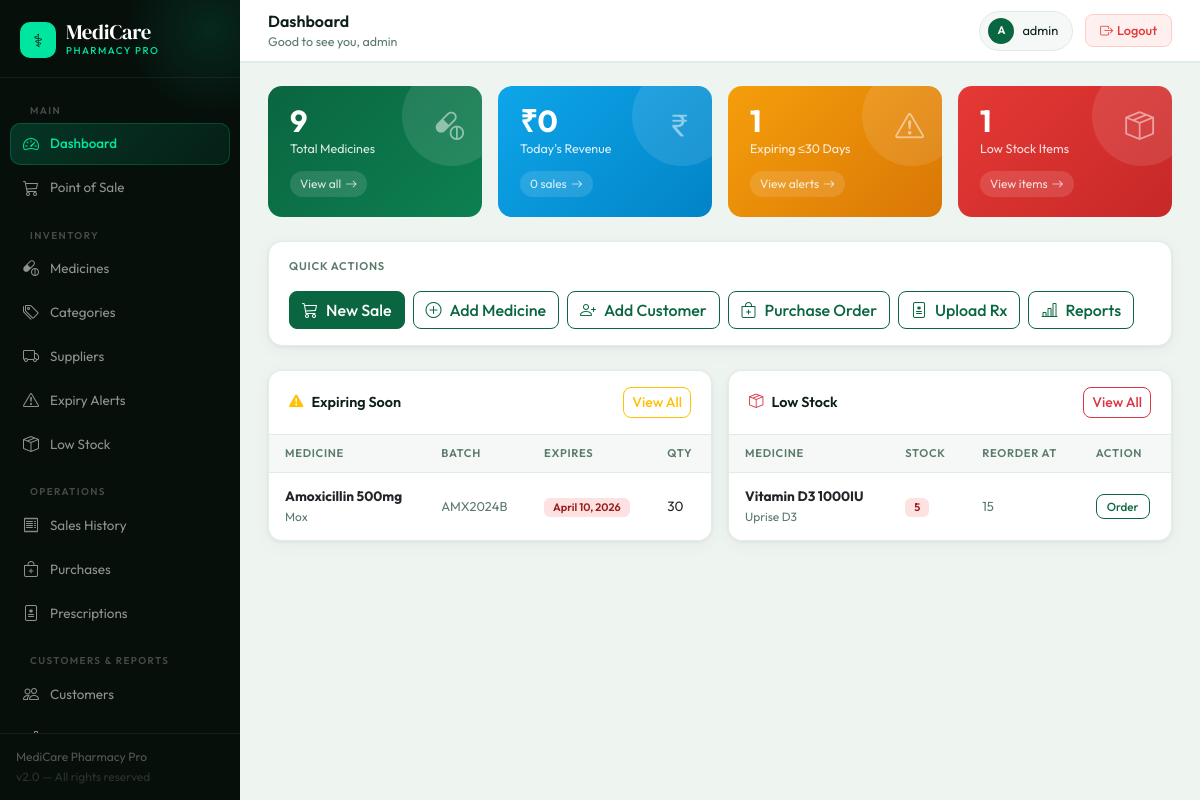
The app's page / (signed in) with its own data.
### inventory/models.py (models this page shows, shortened)
class Batch(models.Model):
    medicine = models.ForeignKey(Medicine, on_delete=models.CASCADE, related_name='batches')
    batch_number = models.CharField(max_length=100)
    expiry_date = models.DateField()
    manufacture_date = models.DateField(null=True, blank=True)
    quantity = models.PositiveIntegerField(default=0)
    purchase_price = models.DecimalField(max_digits=10, decimal_places=2)
    selling_price = models.DecimalField(max_digits=10, decimal_places=2)
    mrp = models.DecimalField(max_digits=10, decimal_places=2)
    gst_rate = models.DecimalField(max_digits=5, decimal_places=2, default=12)
    is_active = models.BooleanField(default=True)
    created_at = models.DateTimeField(auto_now_add=True)
    class Meta:
        ordering = ['expiry_date']

class Medicine(models.Model):
    UNIT_CHOICES = [('strip','Strip'),('box','Box'),('piece','Piece'),('bottle','Bottle'),('vial','Vial'),('tube','Tube'),('sachet','Sachet')]
    SCHEDULE_CHOICES = [('OTC','OTC'),('H','Schedule H'),('H1','Schedule H1'),('X','Schedule X'),('G','Schedule G')]
    FORM_CHOICES = [('tablet','Tablet'),('capsule','Capsule'),('syrup','Syrup'),('injection','Injection'),('drops','Drops'),('ointment','Ointment'),('cream','Cream'),('powder','Powder'),('inhaler','Inhaler'),('other','Other')]
    name = models.CharField(max_length=200)
    brand = models.CharField(max_length=200)
    generic_name = models.CharField(max_length=200, blank=True)
    category = models.ForeignKey(Category, on_delete=models.SET_NULL, null=True, related_name='medicines')
    form = models.CharField(max_length=20, choices=FORM_CHOICES, default='tablet')
    strength = models.CharField(max_length=50, blank=True, help_text='e.g. 500mg, 10ml')
    unit = models.CharField(max_length=20, choices=UNIT_CHOICES, default='strip')
    hsn_code = models.CharField(max_length=20, blank=True)
    barcode = models.CharField(max_length=100, blank=True, unique=True, null=True)
    schedule = models.CharField(max_length=5, choices=SCHEDULE_CHOICES, default='OTC')
    prescription_required = models.BooleanField(default=False)
    default_supplier = models.ForeignKey(Supplier, on_delete=models.SET_NULL, null=True, blank=True)
    reorder_level = models.PositiveIntegerField(default=10)
    rack_location = models.CharField(max_length=50, blank=True)
    is_active = models.BooleanField(default=True)
    created_at = models.DateTimeField(auto_now_add=True)
    class Meta:
        ordering = ['-created_at']
    @property
    def total_stock(self):
        return sum(b.quantity for b in self.batches.filter(quantity__gt=0, is_active=True))
    @property
    def is_low_stock(self):
        return self.total_stock <= self.reorder_level

### inventory/views.py (the view)
# urls.py: path('', dashboard, name='dashboard'),
@login_required
def dashboard(request):
    from sales.models import Sale
    today = timezone.now().date()
    medicines = Medicine.objects.filter(is_active=True)
    batches = Batch.objects.filter(is_active=True, quantity__gt=0)
    low_stock = [m for m in medicines if m.is_low_stock]
    expiring_30 = batches.filter(expiry_date__lte=today + timedelta(days=30), expiry_date__gte=today)
    expired = batches.filter(expiry_date__lt=today)
    today_sales = Sale.objects.filter(sale_date__date=today, status='completed')
    today_revenue = today_sales.aggregate(total=Sum('total_amount'))['total'] or 0
    context = {
        'total_medicines': medicines.count(),
        'low_stock_count': len(low_stock),
        'expiring_30_count': expiring_30.count(),
        'expired_count': expired.count(),
        'today_revenue': today_revenue,
        'today_sales_count': today_sales.count(),
        'low_stock_items': low_stock[:10],
        'expiring_soon': expiring_30[:10],
    }
    return render(request, 'inventory/dashboard.html', context)

### templates/inventory/dashboard.html (shortened to what this page needs)
{% extends 'base.html' %}
{% block page_title %}Dashboard{% endblock %}
{% block breadcrumb %}Good to see you, {{ user.get_full_name|default:user.username }}{% endblock %}
{% block content %}
<div class="row g-3 mb-4">
  <div class="col-sm-6 col-xl-3">
    <div class="stat-card" style="background:linear-gradient(135deg,#0a6640,#0d8050);">
      <i class="bi bi-capsule-pill stat-icon"></i>
      <div><div class="stat-val">{{ total_medicines }}</div><div class="stat-lbl">Total Medicines</div></div>
      <a href="{% url 'medicine_list' %}" class="stat-link">View all <i class="bi bi-arrow-right"></i></a>
    </div>
  </div>
  <div class="col-sm-6 col-xl-3">
    <div class="stat-card" style="background:linear-gradient(135deg,#0ea5e9,#0284c7);">
      <i class="bi bi-currency-rupee stat-icon"></i>
      <div><div class="stat-val">₹{{ today_revenue|floatformat:0 }}</div><div class="stat-lbl">Today's Revenue</div></div>
      <a href="{% url 'sale_list' %}" class="stat-link">{{ today_sales_count }} sales <i class="bi bi-arrow-right"></i></a>
    </div>
  </div>
  <div class="col-sm-6 col-xl-3">
    <div class="stat-card" style="background:linear-gradient(135deg,#f59e0b,#d97706);">
      <i class="bi bi-exclamation-triangle stat-icon"></i>
      <div><div class="stat-val">{{ expiring_30_count }}</div><div class="stat-lbl">Expiring ≤30 Days</div></div>
      <a href="{% url 'expiry_alerts' %}" class="stat-link">View alerts <i class="bi bi-arrow-right"></i></a>
    </div>
  </div>
  <div class="col-sm-6 col-xl-3">
    <div class="stat-card" style="background:linear-gradient(135deg,#e53935,#c62828);">
      <i class="bi bi-box-seam stat-icon"></i>
      <div><div class="stat-val">{{ low_stock_count }}</div><div class="stat-lbl">Low Stock Items</div></div>
      <a href="{% url 'low_stock_list' %}" class="stat-link">View items <i class="bi bi-arrow-right"></i></a>
    </div>
  </div>
</div>
<div class="card mb-4">
  <div class="card-body py-3">
    <div class="section-title mb-3">Quick Actions</div>
    <div class="d-flex flex-wrap gap-2">
      <a href="{% url 'pos' %}" class="btn btn-primary"><i class="bi bi-cart3 me-2"></i>New Sale</a>
      <a href="{% url 'medicine_add' %}" class="btn btn-outline-primary"><i class="bi bi-plus-circle me-2"></i>Add Medicine</a>
      <a href="{% url 'customer_add' %}" class="btn btn-outline-primary"><i class="bi bi-person-plus me-2"></i>Add Customer</a>
      <a href="{% url 'po_create' %}" class="btn btn-outline-primary"><i class="bi bi-bag-plus me-2"></i>Purchase Order</a>
      <a href="{% url 'prescription_add' %}" class="btn btn-outline-primary"><i class="bi bi-file-medical me-2"></i>Upload Rx</a>
      <a href="{% url 'analytics_dashboard' %}" class="btn btn-outline-primary"><i class="bi bi-bar-chart-line me-2"></i>Reports</a>
    </div>
  </div>
</div>
<div class="row g-3">
  <div class="col-md-6">
    <div class="card h-100">
      <div class="card-header">
        <span><i class="bi bi-exclamation-triangle-fill text-warning me-2"></i>Expiring Soon</span>
        <a href="{% url 'expiry_alerts' %}" class="btn btn-sm btn-outline-warning">View All</a>
      </div>
      <div class="table-responsive">
        <table class="table mb-0">
          <thead><tr><th>Medicine</th><th>Batch</th><th>Expires</th><th>Qty</th></tr></thead>
          <tbody>
          {% for b in expiring_soon %}
          <tr>
            <td><strong class="d-block" style="font-size:.85rem;">{{ b.medicine.name }}</strong><span style="font-size:.75rem;color:var(--text-muted);">{{ b.medicine.brand }}</span></td>
            <td style="font-size:.8rem;color:var(--text-muted);">{{ b.batch_number }}</td>
            <td><span class="badge" style="background:#fee2e2;color:#991b1b;">{{ b.expiry_date }}</span></td>
            <td style="font-size:.85rem;">{{ b.quantity }}</td>
          </tr>
          {% empty %}
          <tr><td colspan="4" class="text-center py-4" style="color:var(--text-muted);font-size:.85rem;"><i class="bi bi-check-circle-fill text-success me-1"></i>No medicines expiring in 30 days</td></tr>
          {% endfor %}
          </tbody>
        </table>
      </div>
    </div>
  </div>
  <div class="col-md-6">
    <div class="card h-100">
      <div class="card-header">
        <span><i class="bi bi-box-seam text-danger me-2"></i>Low Stock</span>
        <a href="{% url 'low_stock_list' %}" class="btn btn-sm btn-outline-danger">View All</a>
      </div>
      <div class="table-responsive">
        <table class="table mb-0">
          <thead><tr><th>Medicine</th><th>Stock</th><th>Reorder At</th><th>Action</th></tr></thead>
          <tbody>
          {% for m in low_stock_items %}
          <tr>
            <td><strong class="d-block" style="font-size:.85rem;">{{ m.name }}</strong><span style="font-size:.75rem;color:var(--text-muted);">{{ m.brand }}</span></td>
            <td><span class="badge" style="background:#fee2e2;color:#991b1b;">{{ m.total_stock }}</span></td>
            <td style="font-size:.82rem;color:var(--text-muted);">{{ m.reorder_level }}</td>
            <td><a href="{% url 'po_create' %}" class="btn btn-sm btn-outline-primary" style="font-size:.73rem;padding:3px 10px;">Order</a></td>
          </tr>
          {% empty %}
          <tr><td colspan="4" class="text-center py-4" style="color:var(--text-muted);font-size:.85rem;"><i class="bi bi-check-circle-fill text-success me-1"></i>All stocks are adequate</td></tr>
          {% endfor %}
          </tbody>
        </table>
      </div>
    </div>
  </div>
</div>
{% endblock %}

### templates/base.html (shortened to what this page needs)
<!DOCTYPE html>
<html lang="en">
<head>
<link href="https://cdn.jsdelivr.net/npm/bootstrap@5.3.0/dist/css/bootstrap.min.css" rel="stylesheet">
<link href="https://cdn.jsdelivr.net/npm/bootstrap-icons@1.11.0/font/bootstrap-icons.css" rel="stylesheet">
</head>
<body>
{% if user.is_authenticated %}
<aside class="sidebar">
  <div class="sb-brand">
    <div class="logo-wrap">
      <div class="logo-icon">⚕</div>
      <div>
        <div class="logo-text">MediCare</div>
        <div class="logo-sub">Pharmacy Pro</div>
      </div>
    </div>
  </div>
  <nav class="sb-nav">
    <div class="sb-section">Main</div>
    <a href="/" class="sb-link {% if request.path == '/' %}active{% endif %}">
      <i class="bi bi-speedometer2"></i> Dashboard
    </a>
    <a href="{% url 'pos' %}" class="sb-link {% if '/sales/pos' in request.path %}active{% endif %}">
      <i class="bi bi-cart3"></i> Point of Sale
    </a>
    <div class="sb-section">Inventory</div>
    <a href="{% url 'medicine_list' %}" class="sb-link ">
      <i class="bi bi-capsule-pill"></i> Medicines
    </a>
    <a href="{% url 'category_list' %}" class="sb-link {% if 'categor' in request.path %}active{% endif %}">
      <i class="bi bi-tags"></i> Categories
    </a>
    <a href="{% url 'supplier_list' %}" class="sb-link {% if 'supplier' in request.path %}active{% endif %}">
      <i class="bi bi-truck"></i> Suppliers
    </a>
    <a href="{% url 'expiry_alerts' %}" class="sb-link {% if 'expiry' in request.path %}active{% endif %}">
      <i class="bi bi-exclamation-triangle"></i> Expiry Alerts
    </a>
    <a href="{% url 'low_stock_list' %}" class="sb-link {% if 'low-stock' in request.path %}active{% endif %}">
      <i class="bi bi-box-seam"></i> Low Stock
    </a>
    <div class="sb-section">Operations</div>
    <a href="{% url 'sale_list' %}" class="sb-link {% if '/sales/' in request.path and 'pos' not in request.path %}active{% endif %}">
      <i class="bi bi-receipt"></i> Sales History
    </a>
    <a href="{% url 'po_list' %}" class="sb-link {% if '/purchase' in request.path %}active{% endif %}">
      <i class="bi bi-bag-plus"></i> Purchases
    </a>
    <a href="{% url 'prescription_list' %}" class="sb-link {% if '/prescriptions' in request.path %}active{% endif %}">
      <i class="bi bi-file-medical"></i> Prescriptions
    </a>
    <div class="sb-section">Customers & Reports</div>
    <a href="{% url 'customer_list' %}" class="sb-link {% if '/customers' in request.path %}active{% endif %}">
      <i class="bi bi-people"></i> Customers
    </a>
    <a href="{% url 'analytics_dashboard' %}" class="sb-link {% if '/analytics' in request.path and 'gst' not in request.path and 'profit' not in request.path %}active{% endif %}">
      <i class="bi bi-bar-chart-line"></i> Analytics
    </a>
  </nav>
  <div class="sb-footer">
    <div>MediCare Pharmacy Pro</div>
    <div style="color:rgba(255,255,255,.15);margin-top:2px;">v2.0 — All rights reserved</div>
  </div>
</aside>
<div class="main">
  <header class="topbar">
    <div class="topbar-left">
      <div>
        <div class="topbar-title">{% block page_title %}Dashboard{% endblock %}</div>
        <div class="topbar-breadcrumb">{% block breadcrumb %}MediCare Pharmacy{% endblock %}</div>
      </div>
    </div>
    <div class="topbar-right">
      <div class="user-chip">
        <div class="user-avatar">{{ user.username|first|upper }}</div>
        <span>{{ user.get_full_name|default:user.username }}</span>
      </div>
      <a href="{% url 'logout' %}" class="logout-btn"><i class="bi bi-box-arrow-right me-1"></i>Logout</a>
    </div>
  </header>
  <div class="page-content">
    {% block content %}{% endblock %}
  </div>
</div>
{% else %}
{% block auth_content %}{% endblock %}
{% endif %}
</body>
</html>

### records on screen
Batch: medicine.name "Amoxicillin 500mg", medicine.brand "Mox", batch_number "AMX2024B", expiry_date "April 10, 2026", quantity "30"
Medicine: name "Vitamin D3 1000IU", brand "Uprise D3", total_stock "5", reorder_level "15"

### other values on screen
{{ user.get_full_name|default:user.username }} "admin"
{{ user.username|first|upper }} "A"
{{ total_medicines }} "9"
{{ today_revenue|floatformat:0 }} "0"
{{ today_sales_count }} "0"
{{ expiring_30_count }} "1"
{{ low_stock_count }} "1"
